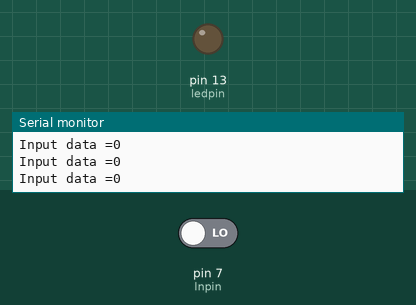
Simulated run of this sketch. Board: Arduino Uno, built with avr-gcc and run on an emulated ATmega328P. On the bench: output pins drawn as LEDs (lit = HIGH), the last lines printed to the serial monitor. The test bench sets the inputs (shaded band); at power-on: pin 7 (lnpin) LOW.

Above: at 1.2 s.
1.3 s: pin 7 (lnpin) driven HIGH
At 1.7 s:
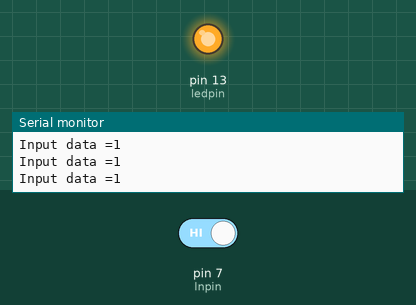
2.8 s: pin 7 (lnpin) driven LOW
At 3.9 s:
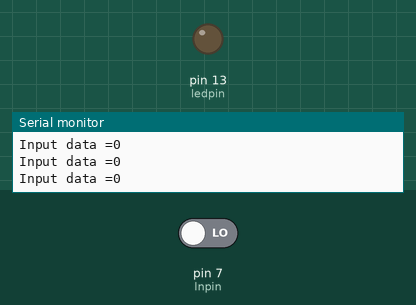
Timing chart, 0 to 5.8 s (numbered marks = the images above; inputs shaded):
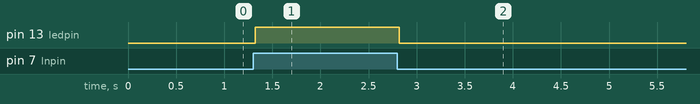

The sketch:

DigitalRead.ino
```cpp
#define ledpin 13
#define lnpin  7
int val = 0;

void setup()
{
  pinMode(ledpin, OUTPUT);
  pinMode(lnpin, INPUT);
  Serial.begin(9600);
}

void loop()
{
  val = digitalRead(lnpin);

  Serial.print("Input data =");
  Serial.println(val);
  digitalWrite(ledpin, val);
}
```

Measured:
- after the input at 1.3 s, pin 13 (ledpin): LOW → HIGH at once
- after the input at 2.8 s, pin 13 (ledpin): HIGH → LOW at once
